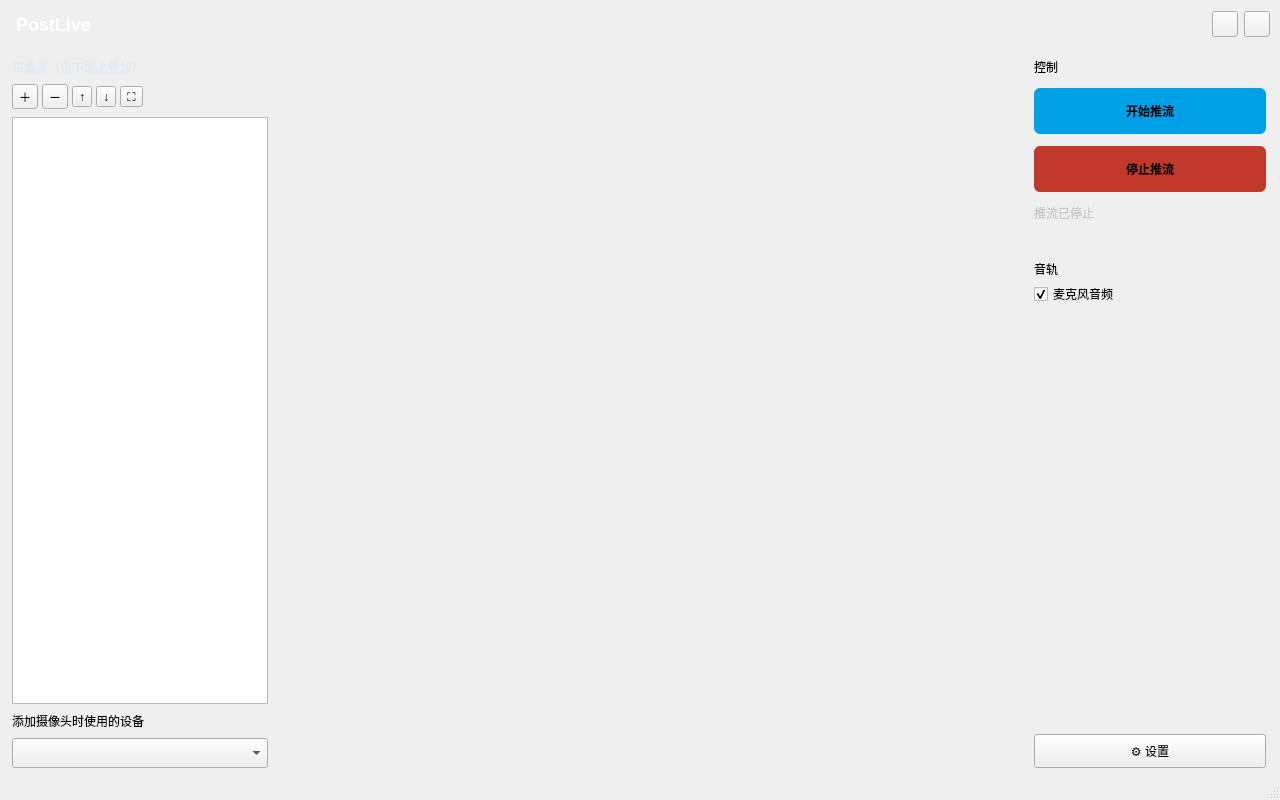
<?xml version="1.0" encoding="UTF-8"?>
<ui version="4.0">
 <class>LivePlatformClass</class>
 <widget class="QMainWindow" name="LivePlatformClass">
  <property name="geometry">
   <rect>
    <x>0</x>
    <y>0</y>
    <width>1280</width>
    <height>800</height>
   </rect>
  </property>
  <property name="minimumSize">
   <size>
    <width>1000</width>
    <height>640</height>
   </size>
  </property>
  <property name="windowTitle">
   <string>PostLive</string>
  </property>
  <property name="windowIcon">
   <iconset resource="LiveLoginDialog.qrc">
    <normaloff>:/LiveLoginDialog/res/live.ico</normaloff>:/LiveLoginDialog/res/live.ico</iconset>
  </property>
  <property name="styleSheet">
   <string notr="true">QPushButton#startPushButton
{
	background: rgb(0,160,230);
	border: none;
	border-radius: 6px;
	font-weight: 600;
}
QPushButton#startPushButton:hover
{
	background: rgb(0,180,255);
}
QPushButton#startPushButton:pressed
{
	background: rgb(0,140,200);
}
QPushButton#stopPushButton
{
	background: rgb(192,57,43);
	border: none;
	border-radius: 6px;
	font-weight: 600;
}
QPushButton#stopPushButton:hover
{
	background: rgb(220,80,60);
}
QLabel#titleLabel
{
	color: white;
	font-size: 18px;
	font-weight: 700;
}
QLabel#dockHeader
{
	color: rgb(227,234,242);
	font-weight: 600;
}
QLabel#statusLabel
{
	color: rgb(200,200,200);
}
QToolButton#dockToolButton
{
	border: none;
	border-radius: 4px;
	background: transparent;
	min-width: 28px;
	max-width: 28px;
	min-height: 28px;
	max-height: 28px;
}
QToolButton#dockToolButton:hover
{
	background: rgba(255,255,255,0.18);
}
QToolButton#dockToolButton:pressed
{
	background: rgba(255,255,255,0.30);
}
QToolButton#dockToolButton:disabled
{
	color: rgb(120,120,120);
}

/* tooltip */
QToolTip
{
	color: yellow;
	border: 2px solid #333;
	background-color: black;
}</string>
  </property>
  <widget class="QWidget" name="centralWidget">
   <layout class="QVBoxLayout" name="verticalLayout">
    <property name="spacing">
     <number>0</number>
    </property>
    <property name="leftMargin">
     <number>0</number>
    </property>
    <property name="topMargin">
     <number>0</number>
    </property>
    <property name="rightMargin">
     <number>0</number>
    </property>
    <property name="bottomMargin">
     <number>0</number>
    </property>
    <item>
     <widget class="QWidget" name="titlebarWidget" native="true">
      <property name="minimumSize">
       <size>
        <width>0</width>
        <height>48</height>
       </size>
      </property>
      <property name="maximumSize">
       <size>
        <width>16777215</width>
        <height>48</height>
       </size>
      </property>
      <layout class="QHBoxLayout" name="titlebarLayout">
       <property name="spacing">
        <number>6</number>
       </property>
       <property name="leftMargin">
        <number>16</number>
       </property>
       <property name="topMargin">
        <number>6</number>
       </property>
       <property name="rightMargin">
        <number>10</number>
       </property>
       <property name="bottomMargin">
        <number>6</number>
       </property>
       <item>
        <widget class="QLabel" name="titleLabel">
         <property name="text">
          <string>PostLive</string>
         </property>
        </widget>
       </item>
       <item>
        <spacer name="titlebarSpacer">
         <property name="orientation">
          <enum>Qt::Horizontal</enum>
         </property>
         <property name="sizeHint" stdset="0">
          <size>
           <width>40</width>
           <height>20</height>
          </size>
         </property>
        </spacer>
       </item>
       <item>
        <widget class="QToolButton" name="minimizeToolButton">
         <property name="minimumSize">
          <size>
           <width>26</width>
           <height>26</height>
          </size>
         </property>
         <property name="maximumSize">
          <size>
           <width>26</width>
           <height>26</height>
          </size>
         </property>
         <property name="focusPolicy">
          <enum>Qt::NoFocus</enum>
         </property>
         <property name="toolTip">
          <string>最小化</string>
         </property>
         <property name="icon">
          <iconset resource="LiveLoginDialog.qrc">
           <normaloff>:/LiveLoginDialog/res/minus-square.png</normaloff>:/LiveLoginDialog/res/minus-square.png</iconset>
         </property>
         <property name="iconSize">
          <size>
           <width>24</width>
           <height>24</height>
          </size>
         </property>
        </widget>
       </item>
       <item>
        <widget class="QToolButton" name="closeToolButton">
         <property name="minimumSize">
          <size>
           <width>26</width>
           <height>26</height>
          </size>
         </property>
         <property name="maximumSize">
          <size>
           <width>26</width>
           <height>26</height>
          </size>
         </property>
         <property name="focusPolicy">
          <enum>Qt::NoFocus</enum>
         </property>
         <property name="toolTip">
          <string>关闭</string>
         </property>
         <property name="icon">
          <iconset resource="LiveLoginDialog.qrc">
           <normaloff>:/LiveLoginDialog/res/close-square.png</normaloff>:/LiveLoginDialog/res/close-square.png</iconset>
         </property>
         <property name="iconSize">
          <size>
           <width>24</width>
           <height>24</height>
          </size>
         </property>
        </widget>
       </item>
      </layout>
     </widget>
    </item>
    <item>
     <layout class="QHBoxLayout" name="centralLayout">
    <property name="spacing">
     <number>0</number>
    </property>
    <property name="leftMargin">
     <number>0</number>
    </property>
    <property name="topMargin">
     <number>0</number>
    </property>
    <property name="rightMargin">
     <number>0</number>
    </property>
    <property name="bottomMargin">
     <number>0</number>
    </property>
    <item>
     <widget class="QWidget" name="sourceDock" native="true">
      <property name="minimumSize">
       <size>
        <width>250</width>
        <height>0</height>
       </size>
      </property>
      <property name="maximumSize">
       <size>
        <width>280</width>
        <height>16777215</height>
       </size>
      </property>
      <layout class="QVBoxLayout" name="sourceDockLayout">
       <property name="spacing">
        <number>8</number>
       </property>
       <property name="leftMargin">
        <number>12</number>
       </property>
       <property name="topMargin">
        <number>10</number>
       </property>
       <property name="rightMargin">
        <number>12</number>
       </property>
       <property name="bottomMargin">
        <number>10</number>
       </property>
       <item>
        <widget class="QLabel" name="dockHeader">
         <property name="text">
          <string>采集源（自下而上叠加）</string>
         </property>
        </widget>
       </item>
       <item>
        <layout class="QHBoxLayout" name="sourceToolbarLayout">
         <property name="spacing">
          <number>4</number>
         </property>
         <item>
          <widget class="QToolButton" name="addSourceToolButton">
           <property name="toolTip">
            <string>添加采集源</string>
           </property>
           <property name="text">
            <string>＋</string>
           </property>
          </widget>
         </item>
         <item>
          <widget class="QToolButton" name="removeSourceToolButton">
           <property name="toolTip">
            <string>移除选中源</string>
           </property>
           <property name="text">
            <string>－</string>
           </property>
          </widget>
         </item>
         <item>
          <widget class="QToolButton" name="moveUpToolButton">
           <property name="toolTip">
            <string>上移（更上层）</string>
           </property>
           <property name="text">
            <string>↑</string>
           </property>
          </widget>
         </item>
         <item>
          <widget class="QToolButton" name="moveDownToolButton">
           <property name="toolTip">
            <string>下移（更下层）</string>
           </property>
           <property name="text">
            <string>↓</string>
           </property>
          </widget>
         </item>
         <item>
          <widget class="QToolButton" name="fitSourceToolButton">
           <property name="toolTip">
            <string>选中源适配画布</string>
           </property>
           <property name="text">
            <string>⛶</string>
           </property>
          </widget>
         </item>
         <item>
          <spacer name="sourceToolbarSpacer">
           <property name="orientation">
            <enum>Qt::Horizontal</enum>
           </property>
           <property name="sizeHint" stdset="0">
            <size>
             <width>40</width>
             <height>20</height>
            </size>
           </property>
          </spacer>
         </item>
        </layout>
       </item>
       <item>
        <widget class="QListWidget" name="sourceListWidget">
         <property name="focusPolicy">
          <enum>Qt::ClickFocus</enum>
         </property>
        </widget>
       </item>
       <item>
        <widget class="QLabel" name="cameraDeviceLabel">
         <property name="text">
          <string>添加摄像头时使用的设备</string>
         </property>
        </widget>
       </item>
       <item>
        <widget class="QComboBox" name="cameraComboBox">
         <property name="minimumSize">
          <size>
           <width>0</width>
           <height>30</height>
          </size>
         </property>
        </widget>
       </item>
      </layout>
     </widget>
    </item>
    <item>
     <widget class="QWidget" name="previewArea" native="true">
      <layout class="QGridLayout" name="previewLayout"/>
     </widget>
    </item>
    <item>
     <widget class="QWidget" name="controlDock" native="true">
      <property name="minimumSize">
       <size>
        <width>230</width>
        <height>0</height>
       </size>
      </property>
      <property name="maximumSize">
       <size>
        <width>260</width>
        <height>16777215</height>
       </size>
      </property>
      <layout class="QVBoxLayout" name="controlDockLayout">
       <property name="spacing">
        <number>12</number>
       </property>
       <property name="leftMargin">
        <number>14</number>
       </property>
       <property name="topMargin">
        <number>10</number>
       </property>
       <property name="rightMargin">
        <number>14</number>
       </property>
       <property name="bottomMargin">
        <number>10</number>
       </property>
       <item>
        <widget class="QLabel" name="controlHeader">
         <property name="text">
          <string>控制</string>
         </property>
        </widget>
       </item>
       <item>
        <widget class="QPushButton" name="startPushButton">
         <property name="minimumSize">
          <size>
           <width>0</width>
           <height>46</height>
          </size>
         </property>
         <property name="focusPolicy">
          <enum>Qt::NoFocus</enum>
         </property>
         <property name="text">
          <string>开始推流</string>
         </property>
        </widget>
       </item>
       <item>
        <widget class="QPushButton" name="stopPushButton">
         <property name="visible">
          <bool>false</bool>
         </property>
         <property name="minimumSize">
          <size>
           <width>0</width>
           <height>46</height>
          </size>
         </property>
         <property name="focusPolicy">
          <enum>Qt::NoFocus</enum>
         </property>
         <property name="text">
          <string>停止推流</string>
         </property>
        </widget>
       </item>
       <item>
        <widget class="QLabel" name="statusLabel">
         <property name="text">
          <string>推流已停止</string>
         </property>
         <property name="wordWrap">
          <bool>true</bool>
         </property>
        </widget>
       </item>
       <item>
        <widget class="QLabel" name="progressLabel">
         <property name="text">
          <string/>
         </property>
        </widget>
       </item>
       <item>
        <widget class="QWidget" name="audioSection" native="true">
         <layout class="QVBoxLayout" name="audioSectionLayout">
          <property name="spacing">
           <number>4</number>
          </property>
          <property name="leftMargin">
           <number>0</number>
          </property>
          <property name="topMargin">
           <number>0</number>
          </property>
          <property name="rightMargin">
           <number>0</number>
          </property>
          <property name="bottomMargin">
           <number>0</number>
          </property>
          <item>
           <widget class="QLabel" name="audioHeader">
            <property name="text">
             <string>音轨</string>
            </property>
           </widget>
          </item>
          <item>
           <widget class="QCheckBox" name="audioMicCheckBox">
            <property name="text">
             <string>麦克风音频</string>
            </property>
            <property name="checked">
             <bool>true</bool>
            </property>
           </widget>
          </item>
         </layout>
        </widget>
       </item>
       <item>
        <spacer name="controlDockSpacer">
         <property name="orientation">
          <enum>Qt::Vertical</enum>
         </property>
         <property name="sizeHint" stdset="0">
          <size>
           <width>20</width>
           <height>40</height>
          </size>
         </property>
        </spacer>
       </item>
       <item>
        <widget class="QPushButton" name="settingsPushButton">
         <property name="minimumSize">
          <size>
           <width>0</width>
           <height>34</height>
          </size>
         </property>
         <property name="focusPolicy">
          <enum>Qt::NoFocus</enum>
         </property>
         <property name="text">
          <string>⚙ 设置</string>
         </property>
        </widget>
       </item>
      </layout>
     </widget>
    </item>
   </layout>
    </item>
   </layout>
  </widget>
  <widget class="QStatusBar" name="statusBar"/>
 </widget>
 <layoutdefault spacing="6" margin="11"/>
 <resources>
  <include location="../resources/LiveLoginDialog.qrc"/>
 </resources>
 <connections/>
</ui>
